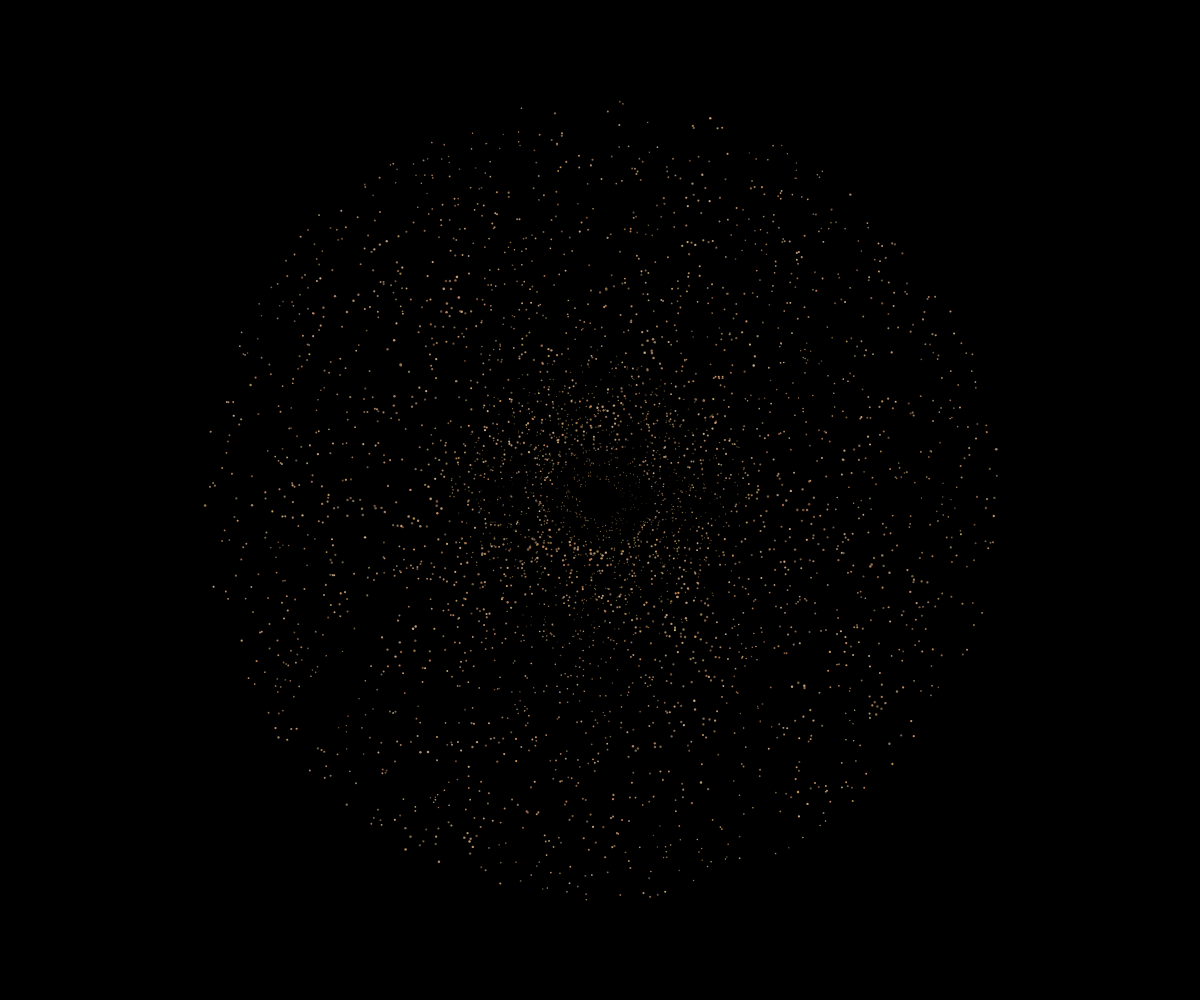
Frame 1 (no input)
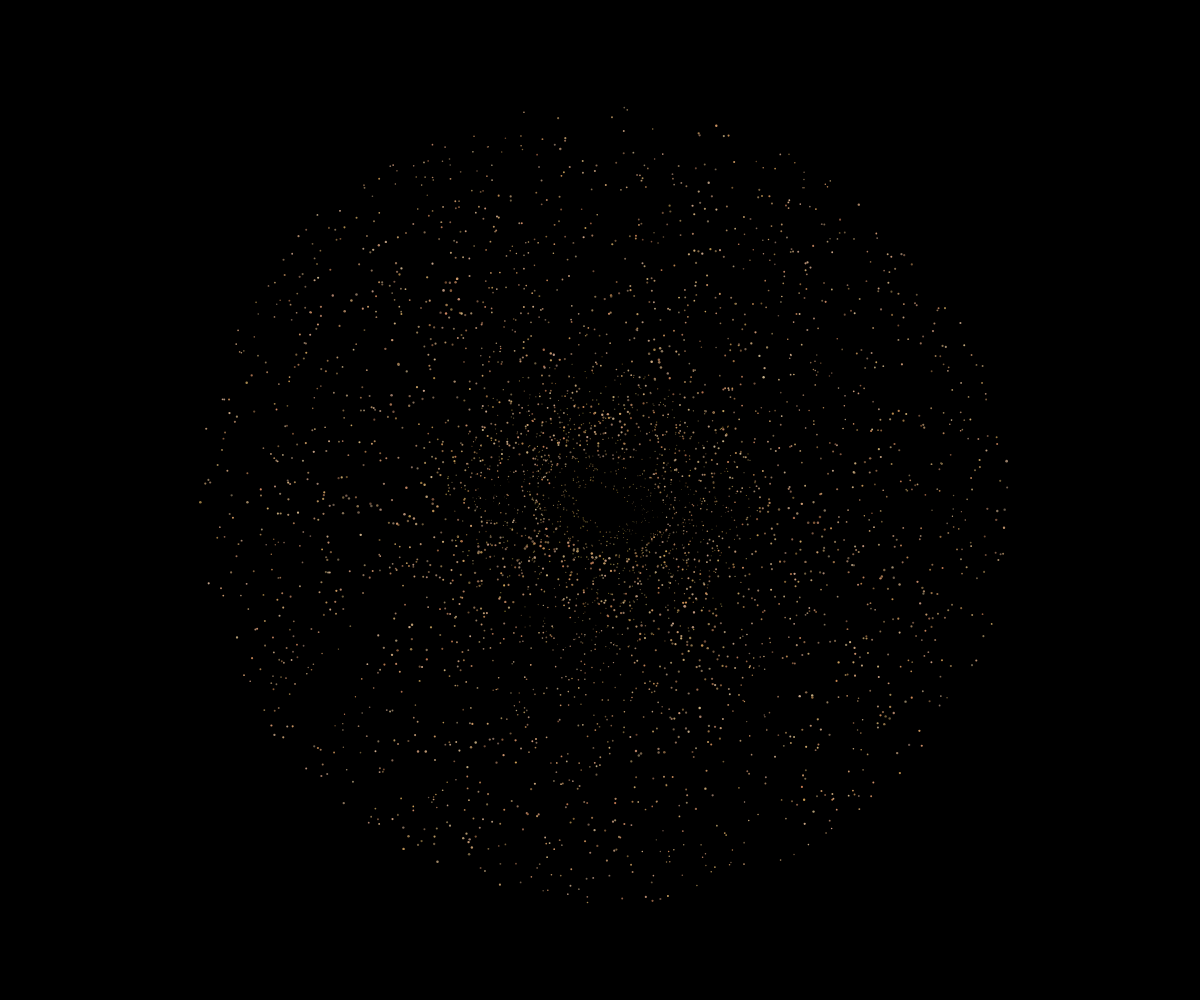
Frame 60 (no input)
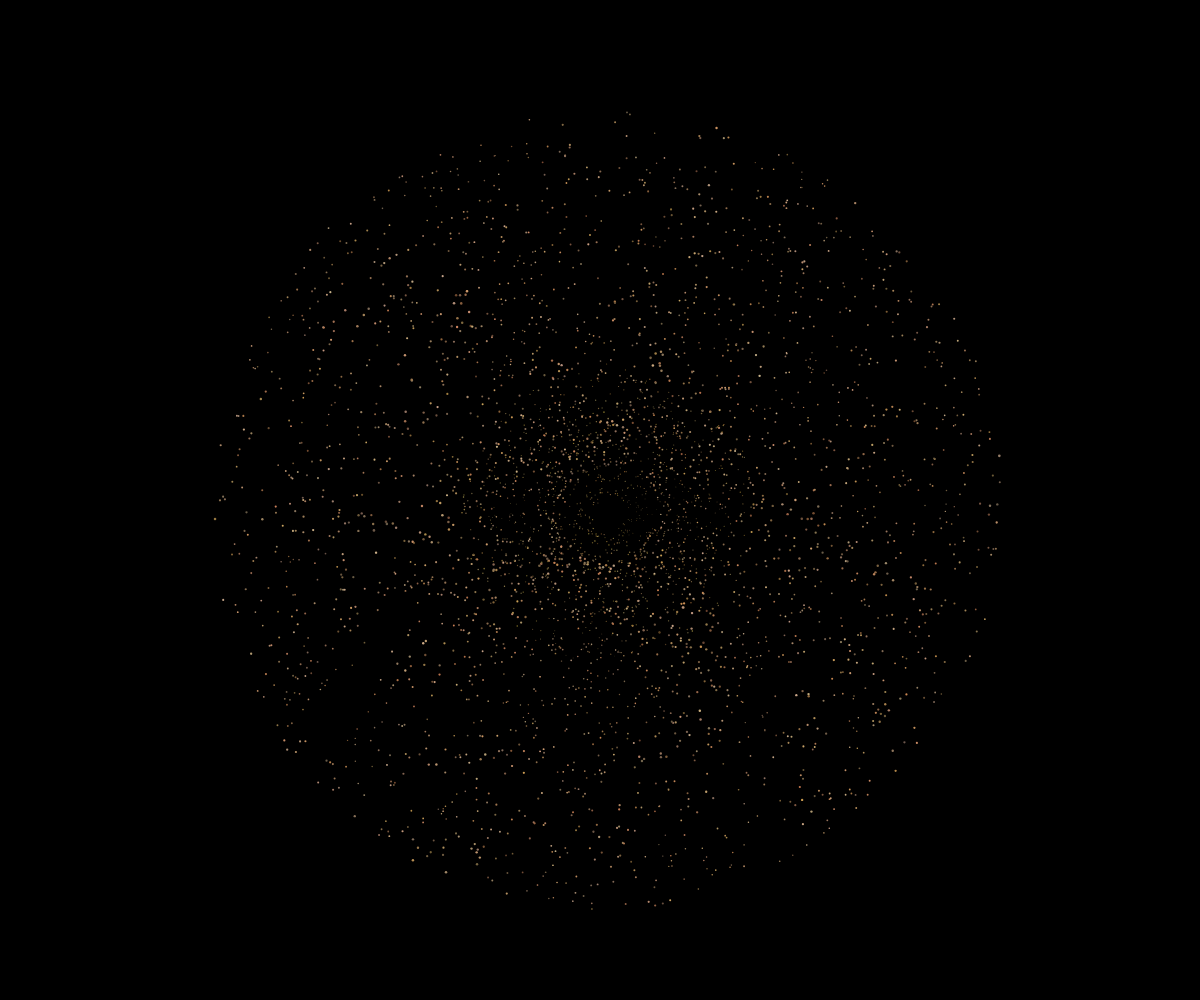
Frame 120 (the mouse pressed at the canvas centre since frame 60)

The p5.js sketch that drew these frames (run headless with seeded random() and noise() and a simulated clock; from frame 60 on, the mouse is pressed at the canvas centre):

// p5.js sketch
// ── sketch.js
let grains = [];
const totalGrains = 3000;
let windForce = 0;
let windDirection = 1;
let windSpeed = 0.005;

function setup() {
  createCanvas(windowWidth, windowHeight);
  colorMode(HSB, 360, 100, 100, 1);
  
  // Create mandala structure with grains
  for (let i = 0; i < totalGrains; i++) {
    const angle = random(TWO_PI);
    const radius = random(50, min(width, height) * 0.4);
    const x = width/2 + cos(angle) * radius;
    const y = height/2 + sin(angle) * radius;
    
    // Add some variation to create intricate patterns
    const variation = map(noise(x * 0.01, y * 0.01), 0, 1, -5, 5);
    const size = map(noise(x * 0.02, y * 0.02), 0, 1, 1, 3);
    
    grains.push({
      x: x,
      y: y,
      originalX: x,
      originalY: y,
      size: size,
      angle: angle,
      radius: radius,
      color: color(random(20, 40), random(30, 60), random(40, 80)),
      stability: random(0.95, 1),
      vibration: 0,
      detached: false
    });
  }
  
  // Add inner mandala details
  for (let i = 0; i < totalGrains * 0.3; i++) {
    const angle = random(TWO_PI);
    const radius = random(20, 150);
    const x = width/2 + cos(angle) * radius;
    const y = height/2 + sin(angle) * radius;
    
    grains.push({
      x: x,
      y: y,
      originalX: x,
      originalY: y,
      size: map(noise(x * 0.02, y * 0.02), 0, 1, 0.5, 2),
      angle: angle,
      radius: radius,
      color: color(random(30, 50), random(40, 70), random(30, 60)),
      stability: random(0.9, 0.98),
      vibration: 0,
      detached: false
    });
  }
}

function draw() {
  background(0, 0, 0);
  
  // Gradually increase wind force over time
  windForce = min(windForce + windSpeed, 0.3);
  
  // Apply wind to grains
  for (let grain of grains) {
    if (grain.detached) continue;
    
    // Add vibration effect
    grain.vibration = sin(frameCount * 0.05 + grain.angle) * 0.5;
    
    // Calculate displacement from original position
    const dx = grain.originalX - grain.x;
    const dy = grain.originalY - grain.y;
    
    // Apply wind force (more force on outer grains)
    const force = windForce * (1 - grain.radius / max(width, height));
    const windX = cos(windDirection) * force;
    const windY = sin(windDirection) * force;
    
    // Apply displacement and vibration
    grain.x += windX + dx * 0.01 + grain.vibration * 0.5;
    grain.y += windY + dy * 0.01 + grain.vibration * 0.5;
    
    // Detach grains based on stability and displacement
    const distance = dist(grain.originalX, grain.originalY, grain.x, grain.y);
    if (distance > 30 && random() < 0.001) {
      grain.detached = true;
    }
  }
  
  // Draw grains with some transparency to show structure
  for (let grain of grains) {
    if (!grain.detached) {
      noStroke();
      fill(grain.color);
      ellipse(grain.x, grain.y, grain.size);
    }
  }
  
  // Draw detached grains as static particles
  let detachedCount = 0;
  for (let grain of grains) {
    if (grain.detached) {
      detachedCount++;
      noStroke();
      fill(grain.color);
      ellipse(grain.x, grain.y, grain.size * 0.5);
    }
  }
  
  // End when all grains are detached
  if (detachedCount >= totalGrains * 0.95) {
    noLoop();
  }
}

function windowResized() {
  resizeCanvas(windowWidth, windowHeight);
}
